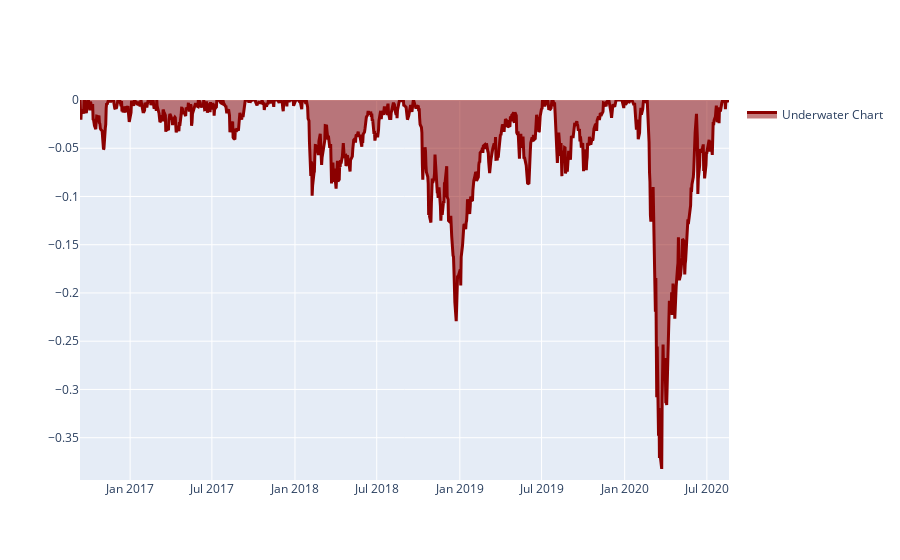

The notebook cell this image was saved under:
### Code cell
# show underwater chart:
UWchart = stat.to_pandas()["underwater"]
qngraph.make_plot_filled(UWchart.index, UWchart, color="darkred", name="Underwater Chart", range_max=0)

### Figure 1 — Plotly figure (JSON) as saved in the notebook; plotly's stock layout.template omitted (floating-point values rounded to 4 significant figures; data arrays with more than 128 entries replaced by an {"elided": "..."} marker saying what was removed)
{"data": [{"fill": "tonexty", "line": {"color": "darkred", "width": 3}, "name": "Underwater Chart", "type": "scatter", "x": {"elided": "992 str values"}, "y": {"elided": "992 float values"}}], "layout": {"showlegend": true, "yaxis": {"range": [-0.3939, 0]}}}
